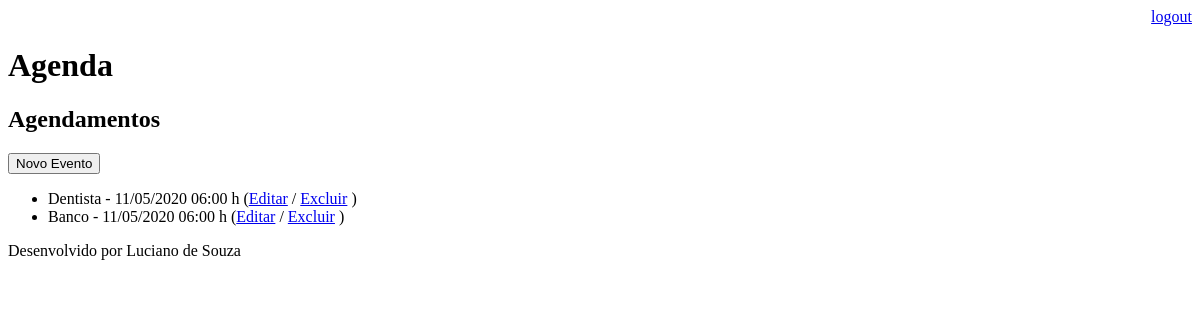
Page /agenda/ (signed in) on the earlier database version.
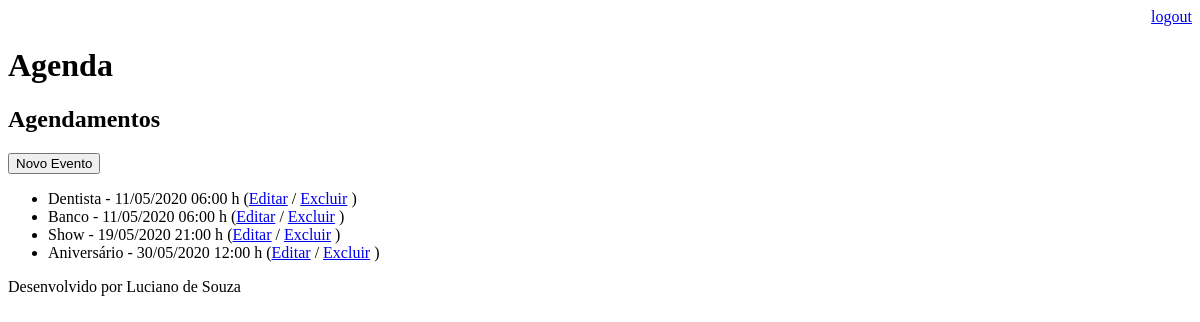
Same page on the later database version.
### core/models.py (models this page shows, shortened)
class Evento(models.Model):
    titulo = models.CharField(max_length=100)
    descricao = models.TextField(blank=True, null=True)
    data_evento = models.DateTimeField(verbose_name='Data do Evento')
    data_criacao = models.DateTimeField(auto_now=True)
    usuario = models.ForeignKey(User, on_delete=models.CASCADE)
    class Meta:
        db_table = 'evento'
    def get_data_evento(self):
        return self.data_evento.strftime('%d/%m/%Y %H:%M h' )

### core/views.py (the view)
# urls.py: path('agenda/', views.lista_eventos),
@login_required(login_url='/login/')
def lista_eventos(request):
    usuario = request.user
    evento = Evento.objects.filter(usuario=usuario)
    dados = {'eventos': evento}
    return render(request, 'agenda.html', dados)

### templates/agenda.html
{% extends "model-page.html" %}
{% block content %}
    <h2>Agendamentos</h2>
    <a href="evento/">
        <button type="button">Novo Evento</button>
    </a>
    <ul style="font-siza: 18px">
        {% for evento in eventos %}
        <li>
            {{evento.titulo}} - {{evento.get_data_evento}}
            (<a href="evento/?id={{evento.id}}">Editar</a> /
             <a href="evento/delete/{{evento.id}}/">Excluir</a>
            )
        </li>
        {% endfor %}
    </ul>
{% endblock %}

Differences in the rows shown:
added Evento: titulo "Show", get_data_evento "19/05/2020 21:00 h"
added Evento: titulo "Aniversário", get_data_evento "30/05/2020 12:00 h"
